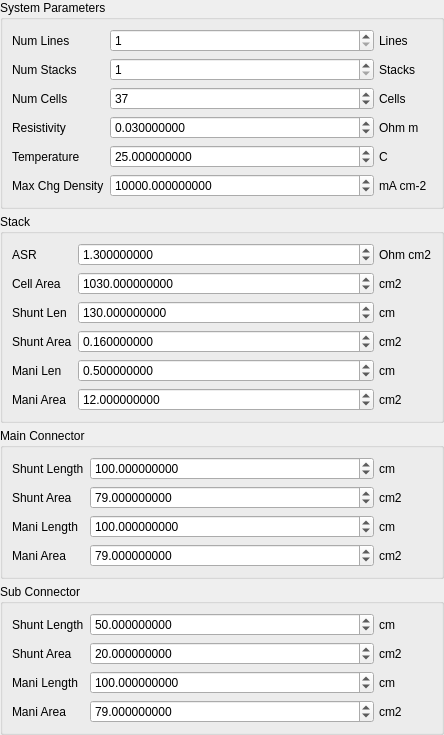
<?xml version="1.0" encoding="UTF-8"?>
<ui version="4.0">
 <class>SCSimPCCConfigPanel</class>
 <widget class="QWidget" name="SCSimPCCConfigPanel">
  <property name="geometry">
   <rect>
    <x>0</x>
    <y>0</y>
    <width>444</width>
    <height>695</height>
   </rect>
  </property>
  <property name="windowTitle">
   <string>Form</string>
  </property>
  <layout class="QVBoxLayout" name="verticalLayout">
   <property name="spacing">
    <number>5</number>
   </property>
   <property name="leftMargin">
    <number>0</number>
   </property>
   <property name="topMargin">
    <number>0</number>
   </property>
   <property name="rightMargin">
    <number>0</number>
   </property>
   <property name="bottomMargin">
    <number>0</number>
   </property>
   <item>
    <widget class="QGroupBox" name="groupBox">
     <property name="title">
      <string>System Parameters</string>
     </property>
     <layout class="QFormLayout" name="formLayout_5">
      <item row="0" column="0">
       <widget class="QLabel" name="numLineLabel">
        <property name="text">
         <string>Num Lines</string>
        </property>
       </widget>
      </item>
      <item row="0" column="1">
       <widget class="QWidget" name="numLineBox" native="true">
        <layout class="QHBoxLayout" name="horizontalLayout_20">
         <property name="spacing">
          <number>5</number>
         </property>
         <property name="leftMargin">
          <number>0</number>
         </property>
         <property name="topMargin">
          <number>0</number>
         </property>
         <property name="rightMargin">
          <number>0</number>
         </property>
         <property name="bottomMargin">
          <number>0</number>
         </property>
         <item>
          <widget class="QSpinBox" name="numLineField">
           <property name="minimum">
            <number>1</number>
           </property>
           <property name="maximum">
            <number>9999999</number>
           </property>
          </widget>
         </item>
         <item>
          <widget class="QLabel" name="numLineUnitLabel">
           <property name="sizePolicy">
            <sizepolicy hsizetype="Fixed" vsizetype="Preferred">
             <horstretch>0</horstretch>
             <verstretch>0</verstretch>
            </sizepolicy>
           </property>
           <property name="minimumSize">
            <size>
             <width>53</width>
             <height>0</height>
            </size>
           </property>
           <property name="text">
            <string>Lines</string>
           </property>
          </widget>
         </item>
        </layout>
       </widget>
      </item>
      <item row="1" column="0">
       <widget class="QLabel" name="numStackLabel">
        <property name="text">
         <string>Num Stacks</string>
        </property>
       </widget>
      </item>
      <item row="1" column="1">
       <widget class="QWidget" name="numStackBox" native="true">
        <layout class="QHBoxLayout" name="horizontalLayout_3">
         <property name="spacing">
          <number>5</number>
         </property>
         <property name="leftMargin">
          <number>0</number>
         </property>
         <property name="topMargin">
          <number>0</number>
         </property>
         <property name="rightMargin">
          <number>0</number>
         </property>
         <property name="bottomMargin">
          <number>0</number>
         </property>
         <item>
          <widget class="QSpinBox" name="numStackField">
           <property name="minimum">
            <number>1</number>
           </property>
           <property name="maximum">
            <number>9999999</number>
           </property>
           <property name="value">
            <number>1</number>
           </property>
          </widget>
         </item>
         <item>
          <widget class="QLabel" name="numStackUnitLabel">
           <property name="sizePolicy">
            <sizepolicy hsizetype="Fixed" vsizetype="Preferred">
             <horstretch>0</horstretch>
             <verstretch>0</verstretch>
            </sizepolicy>
           </property>
           <property name="minimumSize">
            <size>
             <width>53</width>
             <height>0</height>
            </size>
           </property>
           <property name="text">
            <string>Stacks</string>
           </property>
          </widget>
         </item>
        </layout>
       </widget>
      </item>
      <item row="2" column="0">
       <widget class="QLabel" name="numCellLabel">
        <property name="text">
         <string>Num Cells</string>
        </property>
       </widget>
      </item>
      <item row="2" column="1">
       <widget class="QWidget" name="numCellBox" native="true">
        <layout class="QHBoxLayout" name="horizontalLayout_4">
         <property name="spacing">
          <number>5</number>
         </property>
         <property name="leftMargin">
          <number>0</number>
         </property>
         <property name="topMargin">
          <number>0</number>
         </property>
         <property name="rightMargin">
          <number>0</number>
         </property>
         <property name="bottomMargin">
          <number>0</number>
         </property>
         <item>
          <widget class="QSpinBox" name="numCellField">
           <property name="minimum">
            <number>1</number>
           </property>
           <property name="maximum">
            <number>9999999</number>
           </property>
           <property name="value">
            <number>37</number>
           </property>
          </widget>
         </item>
         <item>
          <widget class="QLabel" name="numCellUnitLabel">
           <property name="sizePolicy">
            <sizepolicy hsizetype="Fixed" vsizetype="Preferred">
             <horstretch>0</horstretch>
             <verstretch>0</verstretch>
            </sizepolicy>
           </property>
           <property name="minimumSize">
            <size>
             <width>53</width>
             <height>0</height>
            </size>
           </property>
           <property name="text">
            <string>Cells</string>
           </property>
          </widget>
         </item>
        </layout>
       </widget>
      </item>
      <item row="3" column="0">
       <widget class="QLabel" name="resistivityLabel">
        <property name="text">
         <string>Resistivity</string>
        </property>
       </widget>
      </item>
      <item row="3" column="1">
       <widget class="QWidget" name="resistivityBox" native="true">
        <layout class="QHBoxLayout" name="horizontalLayout_2">
         <property name="spacing">
          <number>5</number>
         </property>
         <property name="leftMargin">
          <number>0</number>
         </property>
         <property name="topMargin">
          <number>0</number>
         </property>
         <property name="rightMargin">
          <number>0</number>
         </property>
         <property name="bottomMargin">
          <number>0</number>
         </property>
         <item>
          <widget class="QDoubleSpinBox" name="resistivityField">
           <property name="decimals">
            <number>9</number>
           </property>
           <property name="maximum">
            <double>9999999999.000000000000000</double>
           </property>
           <property name="value">
            <double>0.030000000000000</double>
           </property>
          </widget>
         </item>
         <item>
          <widget class="QLabel" name="resistivityUnitLabel">
           <property name="sizePolicy">
            <sizepolicy hsizetype="Fixed" vsizetype="Preferred">
             <horstretch>0</horstretch>
             <verstretch>0</verstretch>
            </sizepolicy>
           </property>
           <property name="minimumSize">
            <size>
             <width>53</width>
             <height>0</height>
            </size>
           </property>
           <property name="text">
            <string>Ohm m</string>
           </property>
          </widget>
         </item>
        </layout>
       </widget>
      </item>
      <item row="4" column="0">
       <widget class="QLabel" name="tempLabel">
        <property name="text">
         <string>Temperature</string>
        </property>
       </widget>
      </item>
      <item row="4" column="1">
       <widget class="QWidget" name="tempBox" native="true">
        <layout class="QHBoxLayout" name="horizontalLayout_21">
         <property name="spacing">
          <number>5</number>
         </property>
         <property name="leftMargin">
          <number>0</number>
         </property>
         <property name="topMargin">
          <number>0</number>
         </property>
         <property name="rightMargin">
          <number>0</number>
         </property>
         <property name="bottomMargin">
          <number>0</number>
         </property>
         <item>
          <widget class="QDoubleSpinBox" name="tempField">
           <property name="decimals">
            <number>9</number>
           </property>
           <property name="maximum">
            <double>100.000000000000000</double>
           </property>
           <property name="value">
            <double>25.000000000000000</double>
           </property>
          </widget>
         </item>
         <item>
          <widget class="QLabel" name="tempUnitLabel">
           <property name="sizePolicy">
            <sizepolicy hsizetype="Fixed" vsizetype="Preferred">
             <horstretch>0</horstretch>
             <verstretch>0</verstretch>
            </sizepolicy>
           </property>
           <property name="minimumSize">
            <size>
             <width>53</width>
             <height>0</height>
            </size>
           </property>
           <property name="text">
            <string>C</string>
           </property>
          </widget>
         </item>
        </layout>
       </widget>
      </item>
      <item row="5" column="0">
       <widget class="QLabel" name="maxChgDenLabel">
        <property name="text">
         <string>Max Chg Density</string>
        </property>
       </widget>
      </item>
      <item row="5" column="1">
       <widget class="QWidget" name="maxChgDenBox" native="true">
        <layout class="QHBoxLayout" name="horizontalLayout_15">
         <property name="spacing">
          <number>5</number>
         </property>
         <property name="leftMargin">
          <number>0</number>
         </property>
         <property name="topMargin">
          <number>0</number>
         </property>
         <property name="rightMargin">
          <number>0</number>
         </property>
         <property name="bottomMargin">
          <number>0</number>
         </property>
         <item>
          <widget class="QDoubleSpinBox" name="maxChgDenField">
           <property name="decimals">
            <number>9</number>
           </property>
           <property name="maximum">
            <double>9999999999.000000000000000</double>
           </property>
           <property name="value">
            <double>10000.000000000000000</double>
           </property>
          </widget>
         </item>
         <item>
          <widget class="QLabel" name="maxChgDenUnitLabel">
           <property name="sizePolicy">
            <sizepolicy hsizetype="Fixed" vsizetype="Preferred">
             <horstretch>0</horstretch>
             <verstretch>0</verstretch>
            </sizepolicy>
           </property>
           <property name="minimumSize">
            <size>
             <width>53</width>
             <height>0</height>
            </size>
           </property>
           <property name="text">
            <string>mA cm-2</string>
           </property>
          </widget>
         </item>
        </layout>
       </widget>
      </item>
     </layout>
    </widget>
   </item>
   <item>
    <widget class="QGroupBox" name="groupBox_2">
     <property name="title">
      <string>Stack</string>
     </property>
     <layout class="QFormLayout" name="formLayout_6">
      <item row="0" column="0">
       <widget class="QLabel" name="asrLabel">
        <property name="text">
         <string>ASR</string>
        </property>
       </widget>
      </item>
      <item row="0" column="1">
       <widget class="QWidget" name="asrBox" native="true">
        <layout class="QHBoxLayout" name="horizontalLayout_13">
         <property name="spacing">
          <number>5</number>
         </property>
         <property name="leftMargin">
          <number>0</number>
         </property>
         <property name="topMargin">
          <number>0</number>
         </property>
         <property name="rightMargin">
          <number>0</number>
         </property>
         <property name="bottomMargin">
          <number>0</number>
         </property>
         <item>
          <widget class="QDoubleSpinBox" name="asrField">
           <property name="decimals">
            <number>9</number>
           </property>
           <property name="maximum">
            <double>9999999999.000000000000000</double>
           </property>
           <property name="value">
            <double>1.300000000000000</double>
           </property>
          </widget>
         </item>
         <item>
          <widget class="QLabel" name="asrUnitLabel">
           <property name="sizePolicy">
            <sizepolicy hsizetype="Fixed" vsizetype="Preferred">
             <horstretch>0</horstretch>
             <verstretch>0</verstretch>
            </sizepolicy>
           </property>
           <property name="minimumSize">
            <size>
             <width>53</width>
             <height>0</height>
            </size>
           </property>
           <property name="text">
            <string>Ohm cm2</string>
           </property>
          </widget>
         </item>
        </layout>
       </widget>
      </item>
      <item row="1" column="0">
       <widget class="QLabel" name="cellAreaLabel">
        <property name="text">
         <string>Cell Area</string>
        </property>
       </widget>
      </item>
      <item row="1" column="1">
       <widget class="QWidget" name="cellAreaBox" native="true">
        <layout class="QHBoxLayout" name="horizontalLayout_14">
         <property name="spacing">
          <number>5</number>
         </property>
         <property name="leftMargin">
          <number>0</number>
         </property>
         <property name="topMargin">
          <number>0</number>
         </property>
         <property name="rightMargin">
          <number>0</number>
         </property>
         <property name="bottomMargin">
          <number>0</number>
         </property>
         <item>
          <widget class="QDoubleSpinBox" name="cellAreaField">
           <property name="decimals">
            <number>9</number>
           </property>
           <property name="maximum">
            <double>9999999999.000000000000000</double>
           </property>
           <property name="value">
            <double>1030.000000000000000</double>
           </property>
          </widget>
         </item>
         <item>
          <widget class="QLabel" name="cellAreaUnitLabel">
           <property name="sizePolicy">
            <sizepolicy hsizetype="Fixed" vsizetype="Preferred">
             <horstretch>0</horstretch>
             <verstretch>0</verstretch>
            </sizepolicy>
           </property>
           <property name="minimumSize">
            <size>
             <width>53</width>
             <height>0</height>
            </size>
           </property>
           <property name="text">
            <string>cm2</string>
           </property>
          </widget>
         </item>
        </layout>
       </widget>
      </item>
      <item row="2" column="0">
       <widget class="QLabel" name="shuntLenLabel">
        <property name="text">
         <string>Shunt Len</string>
        </property>
       </widget>
      </item>
      <item row="2" column="1">
       <widget class="QWidget" name="shuntLenBox" native="true">
        <layout class="QHBoxLayout" name="horizontalLayout_5">
         <property name="spacing">
          <number>5</number>
         </property>
         <property name="leftMargin">
          <number>0</number>
         </property>
         <property name="topMargin">
          <number>0</number>
         </property>
         <property name="rightMargin">
          <number>0</number>
         </property>
         <property name="bottomMargin">
          <number>0</number>
         </property>
         <item>
          <widget class="QDoubleSpinBox" name="shuntLenField">
           <property name="decimals">
            <number>9</number>
           </property>
           <property name="maximum">
            <double>9999999.000000000000000</double>
           </property>
           <property name="value">
            <double>130.000000000000000</double>
           </property>
          </widget>
         </item>
         <item>
          <widget class="QLabel" name="shuntLenUnitLabel">
           <property name="sizePolicy">
            <sizepolicy hsizetype="Fixed" vsizetype="Preferred">
             <horstretch>0</horstretch>
             <verstretch>0</verstretch>
            </sizepolicy>
           </property>
           <property name="minimumSize">
            <size>
             <width>53</width>
             <height>0</height>
            </size>
           </property>
           <property name="text">
            <string>cm</string>
           </property>
          </widget>
         </item>
        </layout>
       </widget>
      </item>
      <item row="3" column="0">
       <widget class="QLabel" name="shuntAreaLabel">
        <property name="text">
         <string>Shunt Area</string>
        </property>
       </widget>
      </item>
      <item row="3" column="1">
       <widget class="QWidget" name="shuntAreaBox" native="true">
        <layout class="QHBoxLayout" name="horizontalLayout_6">
         <property name="spacing">
          <number>5</number>
         </property>
         <property name="leftMargin">
          <number>0</number>
         </property>
         <property name="topMargin">
          <number>0</number>
         </property>
         <property name="rightMargin">
          <number>0</number>
         </property>
         <property name="bottomMargin">
          <number>0</number>
         </property>
         <item>
          <widget class="QDoubleSpinBox" name="shuntAreaField">
           <property name="decimals">
            <number>9</number>
           </property>
           <property name="maximum">
            <double>9999999999.000000000000000</double>
           </property>
           <property name="value">
            <double>0.160000000000000</double>
           </property>
          </widget>
         </item>
         <item>
          <widget class="QLabel" name="shuntAreaUnitLabel">
           <property name="sizePolicy">
            <sizepolicy hsizetype="Fixed" vsizetype="Preferred">
             <horstretch>0</horstretch>
             <verstretch>0</verstretch>
            </sizepolicy>
           </property>
           <property name="minimumSize">
            <size>
             <width>53</width>
             <height>0</height>
            </size>
           </property>
           <property name="text">
            <string>cm2</string>
           </property>
          </widget>
         </item>
        </layout>
       </widget>
      </item>
      <item row="4" column="0">
       <widget class="QLabel" name="maniLenLabel">
        <property name="text">
         <string>Mani Len</string>
        </property>
       </widget>
      </item>
      <item row="4" column="1">
       <widget class="QWidget" name="maniLenBox" native="true">
        <layout class="QHBoxLayout" name="horizontalLayout_7">
         <property name="spacing">
          <number>5</number>
         </property>
         <property name="leftMargin">
          <number>0</number>
         </property>
         <property name="topMargin">
          <number>0</number>
         </property>
         <property name="rightMargin">
          <number>0</number>
         </property>
         <property name="bottomMargin">
          <number>0</number>
         </property>
         <item>
          <widget class="QDoubleSpinBox" name="maniLenField">
           <property name="decimals">
            <number>9</number>
           </property>
           <property name="maximum">
            <double>9999999999.000000000000000</double>
           </property>
           <property name="value">
            <double>0.500000000000000</double>
           </property>
          </widget>
         </item>
         <item>
          <widget class="QLabel" name="maniLenUnitLabel">
           <property name="sizePolicy">
            <sizepolicy hsizetype="Fixed" vsizetype="Preferred">
             <horstretch>0</horstretch>
             <verstretch>0</verstretch>
            </sizepolicy>
           </property>
           <property name="minimumSize">
            <size>
             <width>53</width>
             <height>0</height>
            </size>
           </property>
           <property name="text">
            <string>cm</string>
           </property>
          </widget>
         </item>
        </layout>
       </widget>
      </item>
      <item row="5" column="0">
       <widget class="QLabel" name="maniAreaLabel">
        <property name="text">
         <string>Mani Area</string>
        </property>
       </widget>
      </item>
      <item row="5" column="1">
       <widget class="QWidget" name="maniAreaBox" native="true">
        <layout class="QHBoxLayout" name="horizontalLayout_8">
         <property name="spacing">
          <number>5</number>
         </property>
         <property name="leftMargin">
          <number>0</number>
         </property>
         <property name="topMargin">
          <number>0</number>
         </property>
         <property name="rightMargin">
          <number>0</number>
         </property>
         <property name="bottomMargin">
          <number>0</number>
         </property>
         <item>
          <widget class="QDoubleSpinBox" name="maniAreaField">
           <property name="decimals">
            <number>9</number>
           </property>
           <property name="maximum">
            <double>9999999999.000000000000000</double>
           </property>
           <property name="value">
            <double>12.000000000000000</double>
           </property>
          </widget>
         </item>
         <item>
          <widget class="QLabel" name="maniAreaUnitLabel">
           <property name="sizePolicy">
            <sizepolicy hsizetype="Fixed" vsizetype="Preferred">
             <horstretch>0</horstretch>
             <verstretch>0</verstretch>
            </sizepolicy>
           </property>
           <property name="minimumSize">
            <size>
             <width>53</width>
             <height>0</height>
            </size>
           </property>
           <property name="text">
            <string>cm2</string>
           </property>
          </widget>
         </item>
        </layout>
       </widget>
      </item>
     </layout>
    </widget>
   </item>
   <item>
    <widget class="QGroupBox" name="mainConnectorBox">
     <property name="title">
      <string>Main Connector</string>
     </property>
     <layout class="QFormLayout" name="formLayout_3">
      <item row="0" column="0">
       <widget class="QLabel" name="mConnShuntLenLabel">
        <property name="text">
         <string>Shunt Length</string>
        </property>
       </widget>
      </item>
      <item row="0" column="1">
       <widget class="QWidget" name="mConnShuntLenBox" native="true">
        <layout class="QHBoxLayout" name="horizontalLayout_16">
         <property name="spacing">
          <number>5</number>
         </property>
         <property name="leftMargin">
          <number>0</number>
         </property>
         <property name="topMargin">
          <number>0</number>
         </property>
         <property name="rightMargin">
          <number>0</number>
         </property>
         <property name="bottomMargin">
          <number>0</number>
         </property>
         <item>
          <widget class="QDoubleSpinBox" name="mConnShuntLenField">
           <property name="decimals">
            <number>9</number>
           </property>
           <property name="maximum">
            <double>9999999999.000000000000000</double>
           </property>
           <property name="value">
            <double>100.000000000000000</double>
           </property>
          </widget>
         </item>
         <item>
          <widget class="QLabel" name="mConnShuntLenUnitLabel">
           <property name="sizePolicy">
            <sizepolicy hsizetype="Fixed" vsizetype="Preferred">
             <horstretch>0</horstretch>
             <verstretch>0</verstretch>
            </sizepolicy>
           </property>
           <property name="minimumSize">
            <size>
             <width>53</width>
             <height>0</height>
            </size>
           </property>
           <property name="text">
            <string>cm</string>
           </property>
          </widget>
         </item>
        </layout>
       </widget>
      </item>
      <item row="1" column="0">
       <widget class="QLabel" name="mConnShuntAreaLabel">
        <property name="text">
         <string>Shunt Area</string>
        </property>
       </widget>
      </item>
      <item row="1" column="1">
       <widget class="QWidget" name="mConnShuntAreaBox" native="true">
        <layout class="QHBoxLayout" name="horizontalLayout_17">
         <property name="spacing">
          <number>5</number>
         </property>
         <property name="leftMargin">
          <number>0</number>
         </property>
         <property name="topMargin">
          <number>0</number>
         </property>
         <property name="rightMargin">
          <number>0</number>
         </property>
         <property name="bottomMargin">
          <number>0</number>
         </property>
         <item>
          <widget class="QDoubleSpinBox" name="mConnShuntAreaField">
           <property name="decimals">
            <number>9</number>
           </property>
           <property name="maximum">
            <double>9999999999.000000000000000</double>
           </property>
           <property name="value">
            <double>79.000000000000000</double>
           </property>
          </widget>
         </item>
         <item>
          <widget class="QLabel" name="mConnShuntAreaUnitLabel">
           <property name="sizePolicy">
            <sizepolicy hsizetype="Fixed" vsizetype="Preferred">
             <horstretch>0</horstretch>
             <verstretch>0</verstretch>
            </sizepolicy>
           </property>
           <property name="minimumSize">
            <size>
             <width>53</width>
             <height>0</height>
            </size>
           </property>
           <property name="text">
            <string>cm2</string>
           </property>
          </widget>
         </item>
        </layout>
       </widget>
      </item>
      <item row="2" column="0">
       <widget class="QLabel" name="mConnManiLenLabel">
        <property name="text">
         <string>Mani Length</string>
        </property>
       </widget>
      </item>
      <item row="2" column="1">
       <widget class="QWidget" name="mConnManiLenBox" native="true">
        <layout class="QHBoxLayout" name="horizontalLayout_18">
         <property name="spacing">
          <number>5</number>
         </property>
         <property name="leftMargin">
          <number>0</number>
         </property>
         <property name="topMargin">
          <number>0</number>
         </property>
         <property name="rightMargin">
          <number>0</number>
         </property>
         <property name="bottomMargin">
          <number>0</number>
         </property>
         <item>
          <widget class="QDoubleSpinBox" name="mConnManiLenField">
           <property name="decimals">
            <number>9</number>
           </property>
           <property name="maximum">
            <double>9999999999.000000000000000</double>
           </property>
           <property name="value">
            <double>100.000000000000000</double>
           </property>
          </widget>
         </item>
         <item>
          <widget class="QLabel" name="mConnManiLenUnitLabel">
           <property name="sizePolicy">
            <sizepolicy hsizetype="Fixed" vsizetype="Preferred">
             <horstretch>0</horstretch>
             <verstretch>0</verstretch>
            </sizepolicy>
           </property>
           <property name="minimumSize">
            <size>
             <width>53</width>
             <height>0</height>
            </size>
           </property>
           <property name="text">
            <string>cm</string>
           </property>
          </widget>
         </item>
        </layout>
       </widget>
      </item>
      <item row="3" column="0">
       <widget class="QLabel" name="mConnManiAreaLabel">
        <property name="text">
         <string>Mani Area</string>
        </property>
       </widget>
      </item>
      <item row="3" column="1">
       <widget class="QWidget" name="mConnManiAreaBox" native="true">
        <layout class="QHBoxLayout" name="horizontalLayout_19">
         <property name="spacing">
          <number>5</number>
         </property>
         <property name="leftMargin">
          <number>0</number>
         </property>
         <property name="topMargin">
          <number>0</number>
         </property>
         <property name="rightMargin">
          <number>0</number>
         </property>
         <property name="bottomMargin">
          <number>0</number>
         </property>
         <item>
          <widget class="QDoubleSpinBox" name="mConnManiAreaField">
           <property name="decimals">
            <number>9</number>
           </property>
           <property name="minimum">
            <double>0.000000000000000</double>
           </property>
           <property name="maximum">
            <double>9999999999.000000000000000</double>
           </property>
           <property name="value">
            <double>79.000000000000000</double>
           </property>
          </widget>
         </item>
         <item>
          <widget class="QLabel" name="mConnManiAreaUnitLabel">
           <property name="sizePolicy">
            <sizepolicy hsizetype="Fixed" vsizetype="Preferred">
             <horstretch>0</horstretch>
             <verstretch>0</verstretch>
            </sizepolicy>
           </property>
           <property name="minimumSize">
            <size>
             <width>53</width>
             <height>0</height>
            </size>
           </property>
           <property name="text">
            <string>cm2</string>
           </property>
          </widget>
         </item>
        </layout>
       </widget>
      </item>
     </layout>
    </widget>
   </item>
   <item>
    <widget class="QGroupBox" name="subConnectorBox">
     <property name="title">
      <string>Sub Connector</string>
     </property>
     <layout class="QFormLayout" name="formLayout_4">
      <item row="0" column="0">
       <widget class="QLabel" name="connShuntLenLabel">
        <property name="text">
         <string>Shunt Length</string>
        </property>
       </widget>
      </item>
      <item row="0" column="1">
       <widget class="QWidget" name="connShuntLenBox" native="true">
        <layout class="QHBoxLayout" name="horizontalLayout_9">
         <property name="spacing">
          <number>5</number>
         </property>
         <property name="leftMargin">
          <number>0</number>
         </property>
         <property name="topMargin">
          <number>0</number>
         </property>
         <property name="rightMargin">
          <number>0</number>
         </property>
         <property name="bottomMargin">
          <number>0</number>
         </property>
         <item>
          <widget class="QDoubleSpinBox" name="connShuntLenField">
           <property name="decimals">
            <number>9</number>
           </property>
           <property name="maximum">
            <double>9999999999.000000000000000</double>
           </property>
           <property name="value">
            <double>50.000000000000000</double>
           </property>
          </widget>
         </item>
         <item>
          <widget class="QLabel" name="connShuntLenUnitLabel">
           <property name="sizePolicy">
            <sizepolicy hsizetype="Fixed" vsizetype="Preferred">
             <horstretch>0</horstretch>
             <verstretch>0</verstretch>
            </sizepolicy>
           </property>
           <property name="minimumSize">
            <size>
             <width>53</width>
             <height>0</height>
            </size>
           </property>
           <property name="text">
            <string>cm</string>
           </property>
          </widget>
         </item>
        </layout>
       </widget>
      </item>
      <item row="1" column="0">
       <widget class="QLabel" name="connShuntAreaLabel">
        <property name="text">
         <string>Shunt Area</string>
        </property>
       </widget>
      </item>
      <item row="1" column="1">
       <widget class="QWidget" name="connShuntAreaBox" native="true">
        <layout class="QHBoxLayout" name="horizontalLayout_10">
         <property name="spacing">
          <number>5</number>
         </property>
         <property name="leftMargin">
          <number>0</number>
         </property>
         <property name="topMargin">
          <number>0</number>
         </property>
         <property name="rightMargin">
          <number>0</number>
         </property>
         <property name="bottomMargin">
          <number>0</number>
         </property>
         <item>
          <widget class="QDoubleSpinBox" name="connShuntAreaField">
           <property name="decimals">
            <number>9</number>
           </property>
           <property name="maximum">
            <double>9999999999.000000000000000</double>
           </property>
           <property name="value">
            <double>20.000000000000000</double>
           </property>
          </widget>
         </item>
         <item>
          <widget class="QLabel" name="connShuntAreaUnitLabel">
           <property name="sizePolicy">
            <sizepolicy hsizetype="Fixed" vsizetype="Preferred">
             <horstretch>0</horstretch>
             <verstretch>0</verstretch>
            </sizepolicy>
           </property>
           <property name="minimumSize">
            <size>
             <width>53</width>
             <height>0</height>
            </size>
           </property>
           <property name="text">
            <string>cm2</string>
           </property>
          </widget>
         </item>
        </layout>
       </widget>
      </item>
      <item row="2" column="0">
       <widget class="QLabel" name="connManiLenLabel">
        <property name="text">
         <string>Mani Length</string>
        </property>
       </widget>
      </item>
      <item row="2" column="1">
       <widget class="QWidget" name="connManiLenBox" native="true">
        <layout class="QHBoxLayout" name="horizontalLayout_11">
         <property name="spacing">
          <number>5</number>
         </property>
         <property name="leftMargin">
          <number>0</number>
         </property>
         <property name="topMargin">
          <number>0</number>
         </property>
         <property name="rightMargin">
          <number>0</number>
         </property>
         <property name="bottomMargin">
          <number>0</number>
         </property>
         <item>
          <widget class="QDoubleSpinBox" name="connManiLenField">
           <property name="decimals">
            <number>9</number>
           </property>
           <property name="maximum">
            <double>9999999999.000000000000000</double>
           </property>
           <property name="value">
            <double>100.000000000000000</double>
           </property>
          </widget>
         </item>
         <item>
          <widget class="QLabel" name="connManiLenUnitLabel">
           <property name="sizePolicy">
            <sizepolicy hsizetype="Fixed" vsizetype="Preferred">
             <horstretch>0</horstretch>
             <verstretch>0</verstretch>
            </sizepolicy>
           </property>
           <property name="minimumSize">
            <size>
             <width>53</width>
             <height>0</height>
            </size>
           </property>
           <property name="text">
            <string>cm</string>
           </property>
          </widget>
         </item>
        </layout>
       </widget>
      </item>
      <item row="3" column="0">
       <widget class="QLabel" name="connManiAreaLabel">
        <property name="text">
         <string>Mani Area</string>
        </property>
       </widget>
      </item>
      <item row="3" column="1">
       <widget class="QWidget" name="connManiAreaBox" native="true">
        <layout class="QHBoxLayout" name="horizontalLayout_12">
         <property name="spacing">
          <number>5</number>
         </property>
         <property name="leftMargin">
          <number>0</number>
         </property>
         <property name="topMargin">
          <number>0</number>
         </property>
         <property name="rightMargin">
          <number>0</number>
         </property>
         <property name="bottomMargin">
          <number>0</number>
         </property>
         <item>
          <widget class="QDoubleSpinBox" name="connManiAreaField">
           <property name="decimals">
            <number>9</number>
           </property>
           <property name="maximum">
            <double>9999999999.000000000000000</double>
           </property>
           <property name="value">
            <double>79.000000000000000</double>
           </property>
          </widget>
         </item>
         <item>
          <widget class="QLabel" name="conManiAreaUnitLabel">
           <property name="sizePolicy">
            <sizepolicy hsizetype="Fixed" vsizetype="Preferred">
             <horstretch>0</horstretch>
             <verstretch>0</verstretch>
            </sizepolicy>
           </property>
           <property name="minimumSize">
            <size>
             <width>53</width>
             <height>0</height>
            </size>
           </property>
           <property name="text">
            <string>cm2</string>
           </property>
          </widget>
         </item>
        </layout>
       </widget>
      </item>
     </layout>
    </widget>
   </item>
  </layout>
 </widget>
 <resources/>
 <connections/>
</ui>
